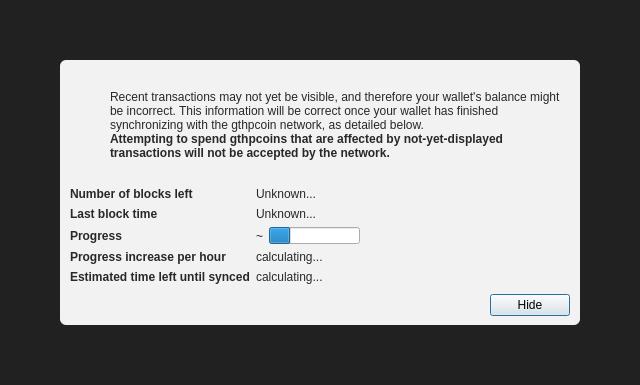
<?xml version="1.0" encoding="UTF-8"?>
<ui version="4.0">
 <class>ModalOverlay</class>
 <widget class="ModalOverlay" name="ModalOverlay">
  <property name="geometry">
   <rect>
    <x>0</x>
    <y>0</y>
    <width>640</width>
    <height>385</height>
   </rect>
  </property>
  <property name="windowTitle">
   <string>Form</string>
  </property>
  <layout class="QVBoxLayout" name="verticalLayout" stretch="0">
   <property name="sizeConstraint">
    <enum>QLayout::SetDefaultConstraint</enum>
   </property>
   <property name="leftMargin">
    <number>0</number>
   </property>
   <property name="topMargin">
    <number>0</number>
   </property>
   <property name="rightMargin">
    <number>0</number>
   </property>
   <property name="bottomMargin">
    <number>0</number>
   </property>
   <item>
    <widget class="QWidget" name="bgWidget" native="true">
     <property name="styleSheet">
      <string notr="true">#bgWidget { background: rgba(0,0,0,220); }</string>
     </property>
     <layout class="QVBoxLayout" name="verticalLayoutMain" stretch="1">
      <property name="leftMargin">
       <number>60</number>
      </property>
      <property name="topMargin">
       <number>60</number>
      </property>
      <property name="rightMargin">
       <number>60</number>
      </property>
      <property name="bottomMargin">
       <number>60</number>
      </property>
      <item>
       <widget class="QWidget" name="contentWidget" native="true">
        <property name="styleSheet">
         <string notr="true">#contentWidget { background: rgba(255,255,255,240); border-radius: 6px; }

QLabel { color: rgb(40,40,40);  }</string>
        </property>
        <layout class="QVBoxLayout" name="verticalLayoutSub" stretch="1,0,0,0">
         <property name="spacing">
          <number>0</number>
         </property>
         <property name="leftMargin">
          <number>10</number>
         </property>
         <property name="topMargin">
          <number>10</number>
         </property>
         <property name="rightMargin">
          <number>10</number>
         </property>
         <property name="bottomMargin">
          <number>10</number>
         </property>
         <item>
          <layout class="QHBoxLayout" name="horizontalLayoutIconText" stretch="0,1">
           <property name="topMargin">
            <number>20</number>
           </property>
           <item>
            <layout class="QVBoxLayout" name="verticalLayoutIcon">
             <property name="leftMargin">
              <number>0</number>
             </property>
             <item>
              <widget class="QPushButton" name="warningIcon">
               <property name="enabled">
                <bool>false</bool>
               </property>
               <property name="text">
                <string/>
               </property>
               <property name="icon">
                <iconset>
                 <normaloff>:/icons/warning</normaloff>
                 <disabledoff>:/icons/warning</disabledoff>:/icons/warning</iconset>
               </property>
               <property name="iconSize">
                <size>
                 <width>48</width>
                 <height>48</height>
                </size>
               </property>
               <property name="flat">
                <bool>true</bool>
               </property>
              </widget>
             </item>
             <item>
              <spacer name="verticalSpacerWarningIcon">
               <property name="orientation">
                <enum>Qt::Vertical</enum>
               </property>
               <property name="sizeHint" stdset="0">
                <size>
                 <width>20</width>
                 <height>40</height>
                </size>
               </property>
              </spacer>
             </item>
            </layout>
           </item>
           <item>
            <layout class="QVBoxLayout" name="verticalLayoutInfoText">
             <property name="leftMargin">
              <number>0</number>
             </property>
             <property name="topMargin">
              <number>0</number>
             </property>
             <item>
              <widget class="QLabel" name="infoText">
               <property name="text">
                <string>Recent transactions may not yet be visible, and therefore your wallet's balance might be incorrect. This information will be correct once your wallet has finished synchronizing with the gthpcoin network, as detailed below.</string>
               </property>
               <property name="textFormat">
                <enum>Qt::RichText</enum>
               </property>
               <property name="wordWrap">
                <bool>true</bool>
               </property>
              </widget>
             </item>
             <item>
              <widget class="QLabel" name="infoTextStrong">
               <property name="font">
                <font>
                 <weight>75</weight>
                 <bold>true</bold>
                </font>
               </property>
               <property name="text">
                <string>Attempting to spend gthpcoins that are affected by not-yet-displayed transactions will not be accepted by the network.</string>
               </property>
               <property name="textFormat">
                <enum>Qt::RichText</enum>
               </property>
               <property name="wordWrap">
                <bool>true</bool>
               </property>
              </widget>
             </item>
             <item>
              <spacer name="verticalSpacerInTextSpace">
               <property name="orientation">
                <enum>Qt::Vertical</enum>
               </property>
               <property name="sizeHint" stdset="0">
                <size>
                 <width>20</width>
                 <height>40</height>
                </size>
               </property>
              </spacer>
             </item>
            </layout>
           </item>
          </layout>
         </item>
         <item>
          <spacer name="verticalSpacerAfterText">
           <property name="orientation">
            <enum>Qt::Vertical</enum>
           </property>
           <property name="sizeHint" stdset="0">
            <size>
             <width>20</width>
             <height>40</height>
            </size>
           </property>
          </spacer>
         </item>
         <item>
          <layout class="QFormLayout" name="formLayout">
           <property name="fieldGrowthPolicy">
            <enum>QFormLayout::FieldsStayAtSizeHint</enum>
           </property>
           <property name="horizontalSpacing">
            <number>6</number>
           </property>
           <property name="verticalSpacing">
            <number>6</number>
           </property>
           <property name="topMargin">
            <number>10</number>
           </property>
           <item row="0" column="0">
            <widget class="QLabel" name="labelNumberOfBlocksLeft">
             <property name="font">
              <font>
               <weight>75</weight>
               <bold>true</bold>
              </font>
             </property>
             <property name="text">
              <string>Number of blocks left</string>
             </property>
            </widget>
           </item>
           <item row="0" column="1">
            <widget class="QLabel" name="numberOfBlocksLeft">
             <property name="text">
              <string>Unknown...</string>
             </property>
            </widget>
           </item>
           <item row="1" column="0">
            <widget class="QLabel" name="labelLastBlockTime">
             <property name="font">
              <font>
               <weight>75</weight>
               <bold>true</bold>
              </font>
             </property>
             <property name="text">
              <string>Last block time</string>
             </property>
            </widget>
           </item>
           <item row="1" column="1">
            <widget class="QLabel" name="newestBlockDate">
             <property name="sizePolicy">
              <sizepolicy hsizetype="Maximum" vsizetype="Preferred">
               <horstretch>0</horstretch>
               <verstretch>0</verstretch>
              </sizepolicy>
             </property>
             <property name="text">
              <string>Unknown...</string>
             </property>
            </widget>
           </item>
           <item row="2" column="0">
            <widget class="QLabel" name="labelSyncDone">
             <property name="font">
              <font>
               <weight>75</weight>
               <bold>true</bold>
              </font>
             </property>
             <property name="text">
              <string>Progress</string>
             </property>
            </widget>
           </item>
           <item row="2" column="1">
            <layout class="QHBoxLayout" name="horizontalLayoutSync" stretch="0,1">
             <item>
              <widget class="QLabel" name="percentageProgress">
               <property name="text">
                <string notr="true">~</string>
               </property>
              </widget>
             </item>
             <item>
              <widget class="QProgressBar" name="progressBar">
               <property name="value">
                <number>24</number>
               </property>
               <property name="format">
                <string/>
               </property>
              </widget>
             </item>
            </layout>
           </item>
           <item row="4" column="0">
            <widget class="QLabel" name="labelProgressIncrease">
             <property name="font">
              <font>
               <weight>75</weight>
               <bold>true</bold>
              </font>
             </property>
             <property name="text">
              <string>Progress increase per hour</string>
             </property>
            </widget>
           </item>
           <item row="4" column="1">
            <widget class="QLabel" name="progressIncreasePerH">
             <property name="text">
              <string>calculating...</string>
             </property>
            </widget>
           </item>
           <item row="5" column="0">
            <widget class="QLabel" name="labelEstimatedTimeLeft">
             <property name="font">
              <font>
               <weight>75</weight>
               <bold>true</bold>
              </font>
             </property>
             <property name="text">
              <string>Estimated time left until synced</string>
             </property>
            </widget>
           </item>
           <item row="5" column="1">
            <widget class="QLabel" name="expectedTimeLeft">
             <property name="text">
              <string>calculating...</string>
             </property>
            </widget>
           </item>
          </layout>
         </item>
         <item>
          <layout class="QHBoxLayout" name="horizontalLayoutButtons">
           <property name="leftMargin">
            <number>10</number>
           </property>
           <property name="topMargin">
            <number>10</number>
           </property>
           <item>
            <spacer name="horizontalSpacer">
             <property name="orientation">
              <enum>Qt::Horizontal</enum>
             </property>
             <property name="sizeHint" stdset="0">
              <size>
               <width>40</width>
               <height>20</height>
              </size>
             </property>
            </spacer>
           </item>
           <item>
            <widget class="QPushButton" name="closeButton">
             <property name="text">
              <string>Hide</string>
             </property>
             <property name="focusPolicy">
              <enum>Qt::StrongFocus</enum>
             </property>
             <property name="default">
              <bool>true</bool>
             </property>
            </widget>
           </item>
          </layout>
         </item>
        </layout>
       </widget>
      </item>
     </layout>
    </widget>
   </item>
  </layout>
 </widget>
 <customwidgets>
  <customwidget>
   <class>ModalOverlay</class>
   <extends>QWidget</extends>
   <header>qt/modaloverlay.h</header>
   <container>1</container>
  </customwidget>
 </customwidgets>
 <resources/>
 <connections/>
</ui>
